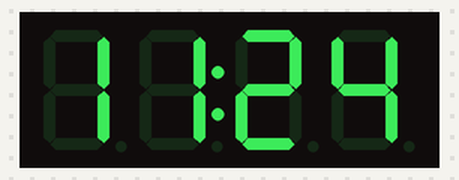
Simulated run of this sketch. Board: Arduino Uno, built with avr-gcc and run on an emulated ATmega328P. Parts: 4-digit seven-segment display. The local clock reads 2024-03-15 10:24:30 at power-on unless the sketch sets it; what the sketch prints to the serial monitor is not drawn.

Above: at 0.1 s.
At 90.1 s:
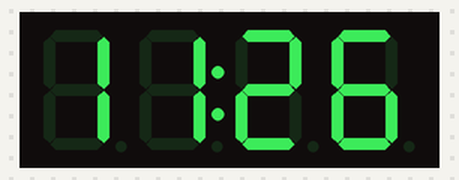

The sketch:

Exp2_RTC_TM1637.ino
```cpp
/*
 * ============================================================================
 * 实验二：DS1307 实时时钟 + TM1637 数码管的使用
 * 北京交通大学 电子信息工程学院 大学生创新活动中心
 * ----------------------------------------------------------------------------
 * 接线：
 *   DS1307  VCC -> 5V      GND -> GND
 *           SDA -> A4      SCL -> A5      （UNO 的硬件 I2C 引脚，不要接错）
 *   TM1637  VCC -> 5V      GND -> GND
 *           CLK -> D10     DIO -> D9       （指导书要求 CLK 接 PIN10、DIO 接 PIN9）
 *
 * 功能：
 *   1. 数码管显示“组号：分钟”，中间冒号点亮 —— 例：组号 05、当前 23 分 显示 05:23
 *   2. 串口输出数据前，先输出本组组号，格式如：[组号 05] 2026/11/23 19:23:45
 *
 * 说明：
 *   - 首次运行若 DS1307 未启动，会用本程序编译时刻（__DATE__ / __TIME__）给它对时；
 *   - RTC 模块带纽扣电池时断电时间仍会走，不需要每次重新设置；
 *   - 组号显示方式是固定两位：组号 <10 时高位补 0（第 5 组显示 05:MM）。
 * ============================================================================
 */
#include "TM1637.h"
#include "RTClib.h"

/* ------------------------- 需要改的地方 ------------------------- */
#define GROUP_NO   11       // 第 11 组（按实际组号设置）
/* --------------------------------------------------------------- */

#define CLK_PIN    10       // TM1637 CLK -> D10
#define DIO_PIN    9        // TM1637 DIO -> D9

TM1637   tm1637(CLK_PIN, DIO_PIN);
RTC_DS1307 rtc;

int lastSecond = -1;

void printGroupTag() {
  Serial.print(F("[组号 "));
  Serial.print(GROUP_NO);
  Serial.print(F("] "));
}

/* 两位数字拆分显示用的辅助函数 */
void showGroupAndMinute(uint8_t minute) {
  tm1637.point(POINT_ON);                 // 点亮中间冒号，读作“组号：分钟”
  tm1637.display(0, (GROUP_NO / 10) % 10);
  tm1637.display(1,  GROUP_NO % 10);
  tm1637.display(2,  minute / 10);
  tm1637.display(3,  minute % 10);
}

void setup() {
  Serial.begin(9600);

  tm1637.init();
  tm1637.set(BRIGHT_TYPICAL);             // 亮度：BRIGHT_DARKEST ~ BRIGHTEST
  tm1637.clearDisplay();

  if (!rtc.begin()) {
    Serial.println(F("Couldn't find RTC —— 检查 DS1307 的 SDA(A4)/SCL(A5)/VCC/GND"));
    while (1) { delay(10); }
  }

  if (!rtc.isrunning()) {
    Serial.println(F("RTC is NOT running —— 用编译时刻对时"));
    rtc.adjust(DateTime(F(__DATE__), F(__TIME__)));
  }

  printGroupTag();
  Serial.println(F("实验二 DS1307 + TM1637 启动"));
}

void loop() {
  DateTime now = rtc.now();

  /* 数码管：组号：分钟 */
  showGroupAndMinute(now.minute());

  /* 串口：每秒打印一次本组组号 + 完整时间 */
  if (now.second() != lastSecond) {
    lastSecond = now.second();

    printGroupTag();
    Serial.print(now.year(), DEC);
    Serial.print('/');
    Serial.print(now.month(), DEC);
    Serial.print('/');
    Serial.print(now.day(), DEC);
    Serial.print(' ');
    Serial.print(now.hour(), DEC);
    Serial.print(':');
    Serial.print(now.minute(), DEC);
    Serial.print(':');
    Serial.print(now.second(), DEC);
    Serial.print(F("    分钟 = "));
    Serial.println(now.minute(), DEC);
  }

  delay(200);   // 降低刷新频率，避免数码管闪烁
}
```
